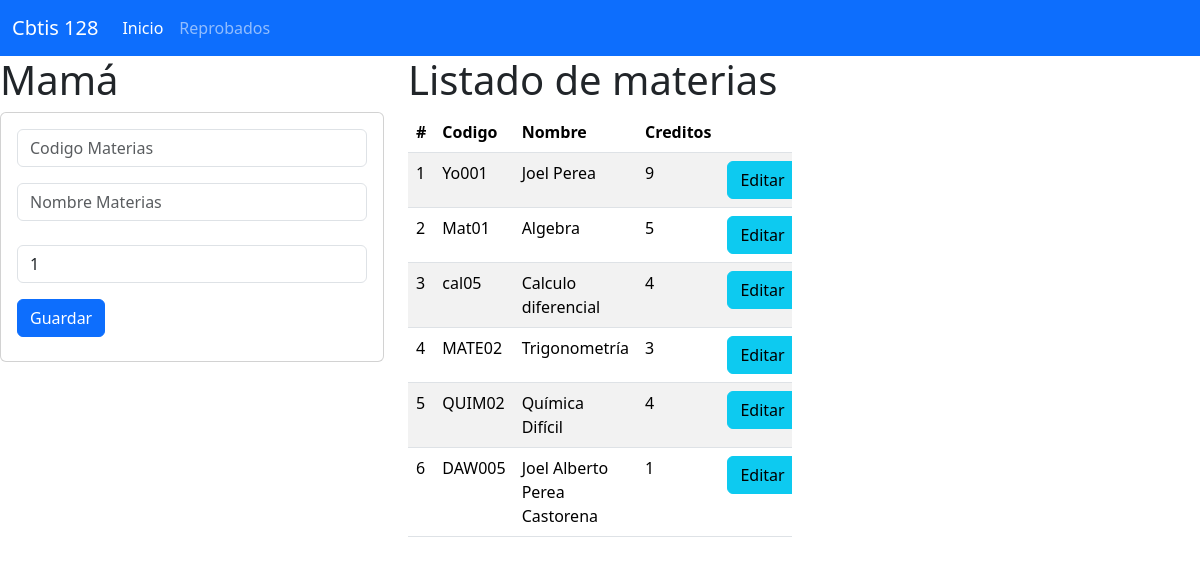
The page / on the database its author committed.
### materia_app/models.py (models this page shows, shortened)
class Materia(models.Model):
    Codigo=models.CharField(primary_key=True,max_length=6)
    Nombre=models.CharField(max_length=100)
    Creditos=models.PositiveBigIntegerField()

### materia_app/views.py (the view)
# urls.py: path("",views.Inicio_Vista, name="Inicio_Vista"),
def Inicio_Vista(request):
    lasMaterias=Materia.objects.all()
    return render(request, "GestionarMateria.html",{"MisMaterias":lasMaterias})

### materia_app/templates/GestionarMateria.html (shortened to what this page needs)
{% extends "base.html" %}
{% block cuerpo %}
<div class="row">
<div class="col-sm-12 col-md-4 col-lg-4 col-xl-4">
    <h1>Mamá</h1>
    <div class="card">
        <div class="card-body">
            <form action="/RegistarMateria/" method="POST"> {% csrf_token %}
                <div class="form-group">
                    <input type="text" id="txtCodigo" name="txtCodigo" class="form-control"
                    placeholder="Codigo Materias" minlength="6 " maxlength="6" required>
                </div>
                <div class="form-group py-3">
                    <input type="text" id="txtNombre" name="txtNombre" class="form-control"
                    placeholder="Nombre Materias" maxlength="100" required>
                </div>
                <div class="form-group py-2">
                    <input type="text" id="numCreditos" name="numCreditos" class="form-control"
                    value="1" min="1" max="9" required>
                </div>
                <div class="form-group py-2">
                    <button type="submit" class="btn btn-primary">Guardar</button>
                </div>
            </form>
        </div>
    </div>
</div>
<div class="col-sm-12 col-md-8 col-lg-8 col-xl-4">
    <h1>Listado de materias</h1>
    <div class="table-responsive">
        <table class="table table-striped">
            <thead>
                <tr>
                    <th scope="col">#</th>
                    <th scope="col">Codigo</th>
                    <th scope="col">Nombre</th>
                    <th scope="col">Creditos</th>
                    <th colspan="2"></th>
                </tr>
            </thead>
            <tbody>
                {% for m in MisMaterias %}
                <tr>
                    <td>{{forloop.counter}}</td>
                    <td>{{m.Codigo}}</td>
                    <td>{{m.Nombre}}</td>
                    <td>{{m.Creditos}}</td>
                    <td> <a href="SeleccionarMateria/{{m.Codigo}}" class="btn btn-info">Editar</a></td>
                </tr>
                {% endfor %}
            </tbody>
        </table>
    </div>
</div>
</div>
{% endblock %}

### materia_app/templates/base.html (shortened to what this page needs)
<!Doctype html>
<html lang="en">
  <head>
    <link href="https://cdn.jsdelivr.net/npm/bootstrap@5.3.3/dist/css/bootstrap.min.css" rel="stylesheet">
  </head>
  <body>
    <nav class="navbar navbar-expand-lg bg-primary"data-bs-theme="dark" >
        <div class="container-fluid">
          <a class="navbar-brand" href="#">Cbtis 128</a>
          <div class="collapse navbar-collapse" id="navbarNav">
            <ul class="navbar-nav">
              <li class="nav-item">
                <a class="nav-link active" aria-current="page" href="#">Inicio</a>
              </li>
              <li class="nav-item">
                <a class="nav-link" href="#">Reprobados</a>
              </li>
            </ul>
          </div>
        </div>
      </nav>
    {% block cuerpo %}
    {% endblock %}
  </body>
</html>

### rows shown on the page
Materia: Codigo "Yo001", Nombre "Joel Perea", Creditos "9"
Materia: Codigo "Mat01", Nombre "Algebra", Creditos "5"
Materia: Codigo "cal05", Nombre "Calculo diferencial", Creditos "4"
Materia: Codigo "MATE02", Nombre "Trigonometría", Creditos "3"
Materia: Codigo "QUIM02", Nombre "Química Difícil", Creditos "4"
Materia: Codigo "DAW005", Nombre "Joel Alberto Perea Castorena", Creditos "1"
